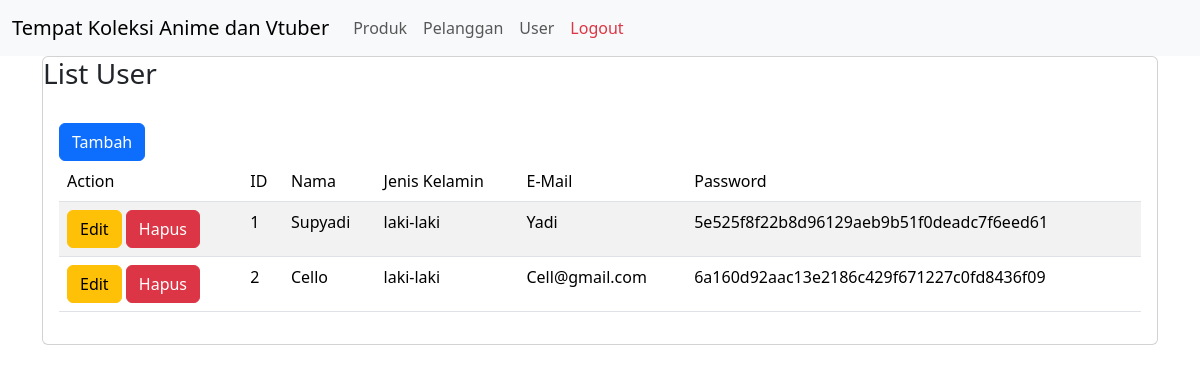
The page /user.php (signed in) on the database its author committed.
### tables this page shows
CREATE TABLE `user` (
  `id_user` int(11) NOT NULL,
  `nama` varchar(50) DEFAULT NULL,
  `jenis_kelamin` varchar(20) DEFAULT NULL,
  `email` varchar(50) DEFAULT NULL,
  `password` varchar(255) DEFAULT NULL
);

### user.php (the view)
<?php include 'include/header.php';
$result = $conn->query("SELECT * FROM user");
?>
<div class="container">
    <div class='row'>
        <div class='col-md-12'>
            <div class='card'>
                <div class='card-title'>
                    <h3>List User</h3>
                </div>
                <div class='card-body'>
                    <a href="form_user.php" class="btn btn-primary">Tambah</a>
                    <table class='table table-striped'>
                        <thead>
                            <tr>
                                <td>Action</td>
                                <td>ID</td>
                                <td>Nama</td>
                                <td>Jenis Kelamin</td>
                                <td>E-Mail</td>
                                <td>Password</td>
                            </tr>
                        </thead>
                        <tbody>
                            <?php if($result && $result->num_rows > 0 ) : ?>
                                <?php while($row = $result->fetch_assoc()) : ?>
                                    <tr>
                                        <td>
                                            <a href="edit_user.php?id_user=<?= $row['id_user'] ?>"class="btn btn-warning">Edit</a>
                                            <a href="hapus_user.php?id_user=<?= $row['id_user'] ?>"class="btn btn-danger">Hapus</a>
                                        </td>
                                        <td><?= $row['id_user'] ?></td>
                                        <td><?= $row['nama'] ?></td>
                                        <td><?= $row['jenis_kelamin'] ?></td>
                                        <td><?= $row['email'] ?></td>
                                        <td><?= $row['password'] ?></td>
                                    </tr>
                                <?php endwhile; ?>
                            <?php else : ?>
                                <tr>
                                    <td colspan='4'>Data Belum Tersedia</td>
                                </tr>
                            <?php endif ?>
                        </tbody>
                    </table>
                </div>
            </div>
        </div>
    </div>
    </div>
<?php include 'include/foother.php'; ?>

### rows shown on the page
user: id_user "1", nama "Supyadi", jenis_kelamin "laki-laki", email "Yadi", password "5e525f8f22b8d96129aeb9b51f0deadc7f6eed61"
user: id_user "2", nama "Cello", jenis_kelamin "laki-laki", email "Cell@gmail.com", password "6a160d92aac13e2186c429f671227c0fd8436f09"
